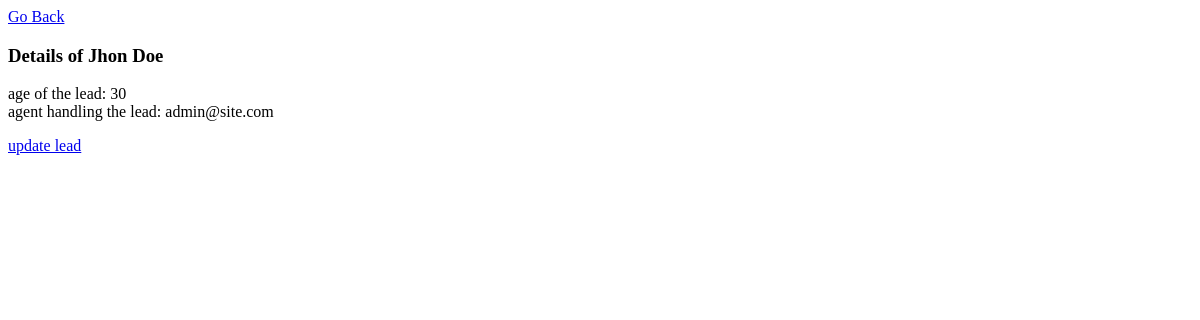
/leads/detail/2/, run on an earlier commit of the app's database.
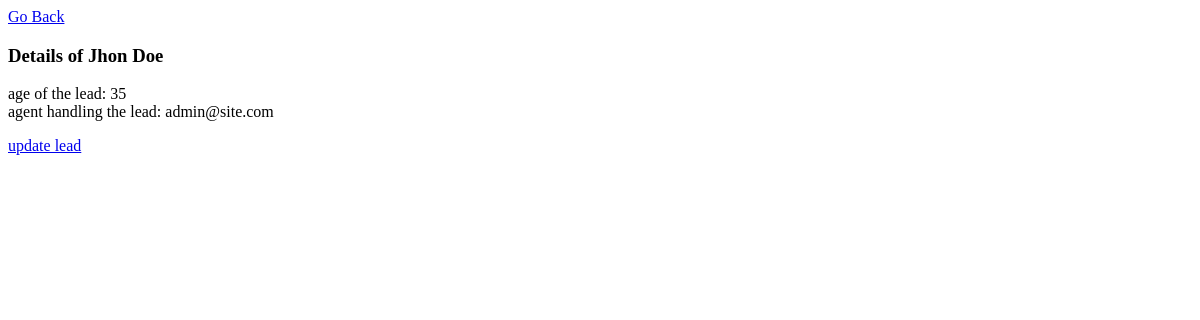
And on a later commit of the database.
### main/models.py (models this page shows, shortened)
class Lead(models.Model):
    first_name = models.CharField(max_length=20)
    last_name = models.CharField(max_length=20)
    age = models.IntegerField(default=0)
    agent = models.ForeignKey(Agent, on_delete=models.CASCADE)

class Agent(models.Model):
    user = models.OneToOneField(User, on_delete=models.CASCADE)
    def __str__(self):
        return self.user.email

class User(AbstractUser):
    pass

### main/views.py (the view)
# urls.py: path('detail/<int:pk>/', views.Lead_detail, name="leadDetail"),
def Lead_detail(request, pk):
    details = Lead.objects.get(pk=pk)
    context = {
        "details":details,
    }
    return render(request, "Leads/lead_detail.html", context)

### templates/Leads/lead_detail.html (shortened to what this page needs)
<!DOCTYPE html>
<html lang="en">
<head>
</head>
<body>
    <nav> <a href="{% url 'leads:leadList' %}">Go Back</a> </nav>
    <div class="container">
        <h3> Details of {{details.first_name}} {{details.last_name}} </h3>
        <p>
            age of the lead: {{details.age}} <br>
            agent handling the lead: {{details.agent}} <br>
        </p>
        <a href=" {% url 'leads:leadUpdate' details.pk %} ">update lead</a>
    </div>
</body>
</html>

What changed in the data, as far as the page shows it:
changed Lead "Jhon": age "30" → "35"
